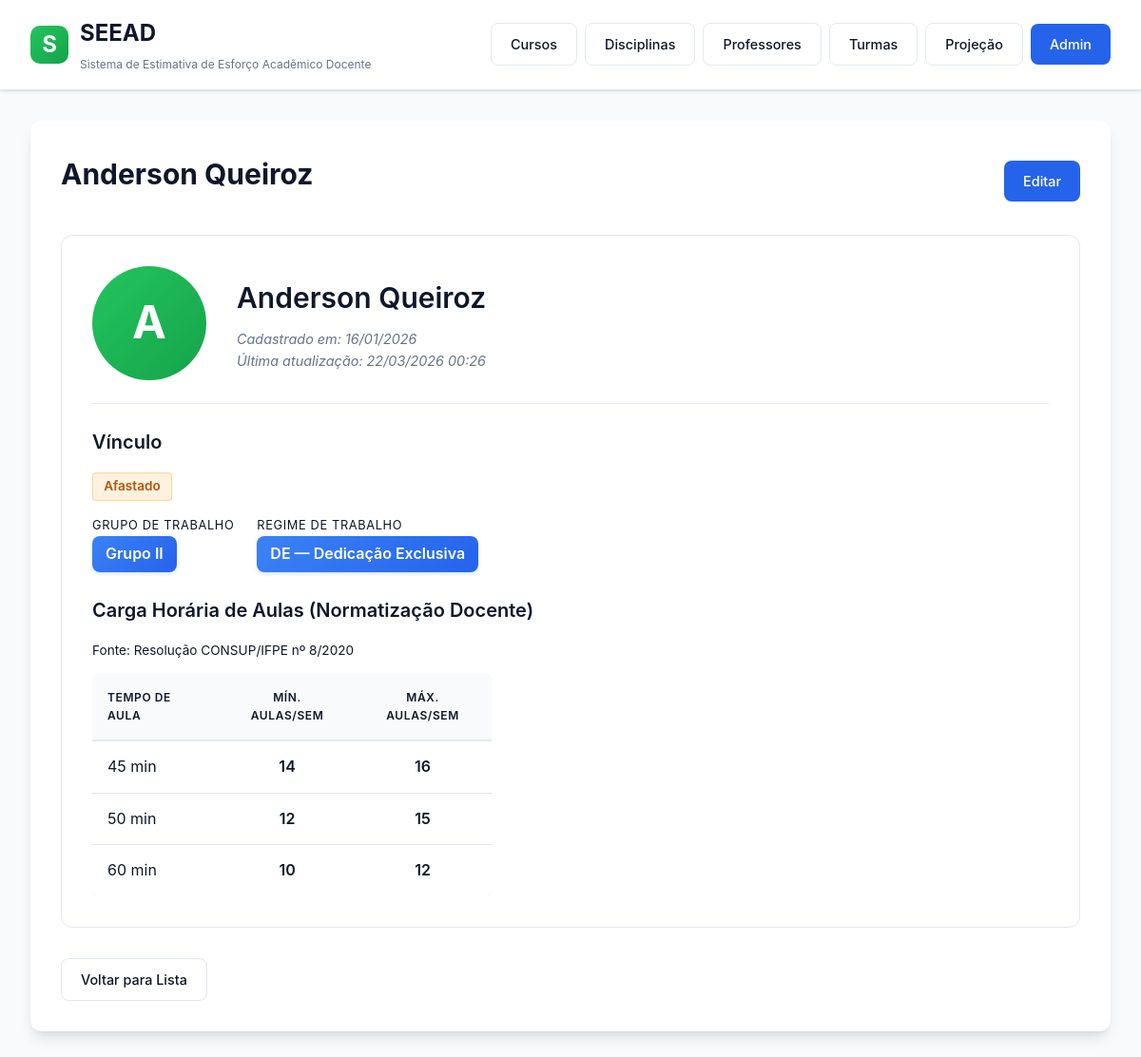
/professors/professor/6/, run on the app's committed database.
### professors/models.py (models this page shows, shortened)
class Professor(models.Model):
    GROUP_CHOICES = [
        ("I",   "Grupo I"),
        ("II",  "Grupo II"),
        ("III", "Grupo III"),
        ("IV",  "Grupo IV"),
        ("V",   "Grupo V"),
        ("VI",  "Grupo VI"),
    ]
    CONTRACT_DE = "DE"
    CONTRACT_40H = "40h"
    CONTRACT_20H = "20h"
    CONTRACT_CHOICES = [
        (CONTRACT_DE,  "DE — Dedicação Exclusiva"),
        (CONTRACT_40H, "40h"),
        (CONTRACT_20H, "20h"),
    ]
    name = models.CharField(
        max_length=200,
        verbose_name="Nome",
        help_text="Nome completo do professor",
    )
    work_group = models.CharField(
        max_length=5,
        choices=GROUP_CHOICES,
        blank=True,
        verbose_name="Grupo de Trabalho",
        help_text="Grupo docente conforme normatização do IFPE",
    )
    contract_type = models.CharField(
        max_length=5,
        choices=CONTRACT_CHOICES,
        blank=True,
        verbose_name="Regime de Trabalho",
        help_text="Formato do vínculo contratual",
    )
    is_on_leave = models.BooleanField(
        default=False,
        verbose_name="Afastado",
        help_text="Professor afastado não entra no cômputo da soma total de esforço",
    )
    created_at = models.DateTimeField(auto_now_add=True)
    updated_at = models.DateTimeField(auto_now=True)
    class Meta:
        ordering = ["name"]
        verbose_name = "Professor"
        verbose_name_plural = "Professores"
    def get_workload_limits(self, class_duration=45, norm=None):
        if not self.work_group or not self.contract_type:
            return None, None
        if norm is None:
            norm = WorkloadNorm.objects.filter(is_active=True).first()
        if norm is None:
            return None, None
        lookup_type = (
            WorkloadNormEntry.CONTRACT_20H
            if self.contract_type == self.CONTRACT_20H
            else WorkloadNormEntry.CONTRACT_40H_DE
        )
        entry = norm.entries.filter(
            work_group=self.work_group,
            contract_type=lookup_type,
            class_duration=class_duration,
        ).first()
        if entry:
            return entry.min_classes, entry.max_classes
        return None, None

class WorkloadNorm(models.Model):
    name = models.CharField(
        max_length=200,
        verbose_name="Nome",
        help_text='Nome do documento (ex: "Resolução CONSUP/IFPE nº 8/2020")',
    )
    resolution_number = models.CharField(
        max_length=50,
        verbose_name="Número da Resolução",
        help_text='Número identificador (ex: "8/2020")',
    )
    effective_date = models.DateField(
        verbose_name="Data de Vigência",
    )
    is_active = models.BooleanField(
        default=False,
        verbose_name="Ativa",
        help_text="Somente uma normatização deve estar ativa por vez",
    )
    notes = models.TextField(blank=True, verbose_name="Observações")
    created_at = models.DateTimeField(auto_now_add=True)
    class Meta:
        ordering = ["-effective_date"]
        verbose_name = "Normatização Docente"
        verbose_name_plural = "Normatizações Docentes"

class WorkloadNormEntry(models.Model):
    CONTRACT_40H_DE = "40h_DE"
    CONTRACT_20H = "20h"
    CONTRACT_CHOICES = [
        (CONTRACT_40H_DE, "40h / DE"),
        (CONTRACT_20H, "20h"),
    ]
    CLASS_DURATION_45 = 45
    CLASS_DURATION_50 = 50
    CLASS_DURATION_60 = 60
    CLASS_DURATION_CHOICES = [
        (CLASS_DURATION_45, "45 min"),
        (CLASS_DURATION_50, "50 min"),
        (CLASS_DURATION_60, "60 min"),
    ]
    GROUP_CHOICES = [
        ("I",   "Grupo I"),
        ("II",  "Grupo II"),
        ("III", "Grupo III"),
        ("IV",  "Grupo IV"),
        ("V",   "Grupo V"),
        ("VI",  "Grupo VI"),
    ]
    norm = models.ForeignKey(
        WorkloadNorm,
        on_delete=models.CASCADE,
        related_name="entries",
        verbose_name="Normatização",
    )
    work_group = models.CharField(
        max_length=5,
        choices=GROUP_CHOICES,
        verbose_name="Grupo",
    )
    contract_type = models.CharField(
        max_length=10,
        choices=CONTRACT_CHOICES,
        verbose_name="Regime",
    )
    class_duration = models.IntegerField(
        choices=CLASS_DURATION_CHOICES,
        verbose_name="Tempo de Aula (min)",
    )
    min_classes = models.PositiveIntegerField(
        null=True,
        blank=True,
        verbose_name="Mín. Aulas/Semana",
        help_text="Nulo = N/A para esta combinação",
    )
    max_classes = models.PositiveIntegerField(
        null=True,
        blank=True,
        verbose_name="Máx. Aulas/Semana",
    )
    class Meta:
        ordering = ["work_group", "contract_type", "class_duration"]
        unique_together = ["norm", "work_group", "contract_type", "class_duration"]
        verbose_name = "Entrada de Normatização"
        verbose_name_plural = "Entradas de Normatização"

### professors/views.py (the view)
# urls.py: path("professor/<int:pk>/", ProfessorDetailView.as_view(), name="professor_detail"),
class ProfessorDetailView(DetailView):
    model = Professor
    template_name = "professors/professor_detail.html"
    context_object_name = "professor"
    def get_context_data(self, **kwargs):
        context = super().get_context_data(**kwargs)
        professor = self.object
        active_norm = WorkloadNorm.objects.filter(is_active=True).first()
        limits = {}
        if active_norm:
            for duration in (45, 50, 60):
                mn, mx = professor.get_workload_limits(class_duration=duration, norm=active_norm)
                if mn is not None:
                    limits[duration] = {"min": mn, "max": mx}
        context["workload_limits"] = limits
        context["active_norm"] = active_norm
        return context

### professors/templates/professors/professor_detail.html (shortened to what this page needs)
{% extends "courses/base.html" %}
{% block content %}
<div class="section-header">
    <h2>{{ professor.name }}</h2>
    <a href="/admin/professors/professor/{{ professor.pk }}/change/" class="btn btn-primary">Editar</a>
</div>
<div class="professor-detail-card">
    <div class="professor-detail-header">
        <div class="professor-avatar-large">
            <span class="avatar-initial-large">{{ professor.name.0|upper }}</span>
        </div>
        <div class="professor-basic-info">
            <h3>{{ professor.name }}</h3>
            <p class="professor-meta">
                <em>Cadastrado em: {{ professor.created_at|date:"d/m/Y" }}</em>
                {% if professor.updated_at != professor.created_at %}
                <br><em>Última atualização: {{ professor.updated_at|date:"d/m/Y H:i" }}</em>
                {% endif %}
            </p>
        </div>
    </div>
    <div class="professor-section" style="margin-top:1.5rem;">
        <h3>Vínculo</h3>
        {% if professor.is_on_leave %}
        <div style="margin-bottom:0.75rem;">
            <span style="display:inline-block;padding:0.2rem 0.7rem;border-radius:4px;background:#f59e0b22;color:#b45309;border:1px solid #f59e0b55;font-size:0.85rem;font-weight:600;">Afastado</span>
        </div>
        {% endif %}
        <div style="display:flex;gap:1.5rem;flex-wrap:wrap;margin-top:0.75rem;">
            <div>
                <span style="font-size:0.8rem;color:var(--text-muted);text-transform:uppercase;letter-spacing:0.05em;">Grupo de Trabalho</span><br>
                {% if professor.work_group %}
                <span class="semester-badge" style="font-size:1rem;">Grupo {{ professor.work_group }}</span>
                {% else %}
                <span style="color:var(--text-muted);">—</span>
                {% endif %}
            </div>
            <div>
                <span style="font-size:0.8rem;color:var(--text-muted);text-transform:uppercase;letter-spacing:0.05em;">Regime de Trabalho</span><br>
                {% if professor.contract_type %}
                <span class="semester-badge" style="font-size:1rem;">{{ professor.get_contract_type_display }}</span>
                {% else %}
                <span style="color:var(--text-muted);">—</span>
                {% endif %}
            </div>
        </div>
    </div>
    <div class="professor-section" style="margin-top:1.5rem;">
        <h3>Carga Horária de Aulas (Normatização Docente)</h3>
        {% if active_norm %}
        <p style="font-size:0.85rem;color:var(--text-muted);margin-bottom:0.75rem;">
            Fonte: {{ active_norm.name }}
        </p>
        {% endif %}
        {% if workload_limits %}
        <div class="table-container" style="margin:0;">
            <table class="data-table" style="margin:0;max-width:420px;">
                <thead>
                    <tr>
                        <th>Tempo de Aula</th>
                        <th style="text-align:center;">Mín. Aulas/Sem</th>
                        <th style="text-align:center;">Máx. Aulas/Sem</th>
                    </tr>
                </thead>
                <tbody>
                    {% for duration, lim in workload_limits.items %}
                    <tr>
                        <td>{{ duration }} min</td>
                        <td style="text-align:center;font-weight:600;">{{ lim.min }}</td>
                        <td style="text-align:center;font-weight:600;">{{ lim.max }}</td>
                    </tr>
                    {% endfor %}
                </tbody>
            </table>
        </div>
        {% elif professor.work_group and professor.contract_type %}
        <p style="color:var(--text-muted);">
            Combinação de Grupo {{ professor.work_group }} + {{ professor.get_contract_type_display }} não se aplica à normatização ativa (N/A).
        </p>
        {% else %}
        <p style="color:var(--text-muted);">
            Defina o grupo de trabalho e o regime de contrato para ver os limites.
        </p>
        {% endif %}
    </div>
</div>
<div style="margin-top:2rem;">
    <a href="{% url 'professors:professor_list' %}" class="btn btn-secondary">Voltar para Lista</a>
</div>
{% endblock %}

### courses/templates/courses/base.html (style rules this page uses)
:root { --primary-color: #2563eb; --primary-hover: #1d4ed8; --secondary-color: #64748b; --secondary-hover: #475569; --success-color: #16a34a; --danger-color: #dc2626; --warning-color: #ea580c; --info-color: #0891b2; --background: #f8fafc; --surface: #ffffff; --border-color: #e2e8f0; --text-primary: #0f172a; --text-secondary: #64748b; --shadow-sm: 0 1px 2px 0 rgb(0 0 0 / 0.05); --shadow: 0 1px 3px 0 rgb(0 0 0 / 0.1), 0 1px 2px -1px rgb(0 0 0 / 0.1); --shadow-lg: 0 10px 15px -3px rgb(0 0 0 / 0.1), 0 4px 6px -4px rgb(0 0 0 / 0.1); }
* { margin: 0; padding: 0; box-sizing: border-box; }
body { font-family: -apple-system, BlinkMacSystemFont, 'Segoe UI', Roboto, 'Helvetica Neue', Arial, sans-serif; line-height: 1.6; color: var(--text-primary); background: var(--background); min-height: 100vh; padding: 0; }
h2, h3 { color: var(--text-primary); margin-bottom: 1rem; }
h2 { font-size: 1.875rem; font-weight: 700; }
h3 { font-size: 1.25rem; font-weight: 600; }
.btn { display: inline-block; padding: 0.625rem 1.25rem; text-decoration: none; border-radius: 8px; font-weight: 500; font-size: 0.9rem; transition: all 0.2s ease; border: none; cursor: pointer; white-space: nowrap; }
.btn-primary { background-color: var(--primary-color); color: white; }
.btn-secondary { background-color: var(--surface); color: var(--text-primary); border: 1px solid var(--border-color); }
.section-header { display: flex; justify-content: space-between; align-items: center; margin-bottom: 1.5rem; flex-wrap: wrap; gap: 1rem; }
.table-container { overflow-x: auto; }
table { width: 100%; border-collapse: collapse; margin-top: 1.5rem; background: white; border-radius: 8px; overflow: hidden; box-shadow: var(--shadow-sm); }
th, td { padding: 1rem; text-align: left; border-bottom: 1px solid var(--border-color); }
th { background-color: var(--background); font-weight: 600; color: var(--text-primary); text-transform: uppercase; font-size: 0.75rem; letter-spacing: 0.05em; }
tbody tr { transition: background-color 0.2s ease; }
tbody tr:last-child td { border-bottom: none; }
a { color: var(--primary-color); text-decoration: none; transition: color 0.2s ease; }
.professor-detail-card { background-color: var(--surface); padding: 2rem; border-radius: 12px; border: 1px solid var(--border-color); }
.professor-detail-header { display: flex; align-items: center; gap: 2rem; padding-bottom: 1.5rem; border-bottom: 1px solid var(--border-color); margin-bottom: 1.5rem; }
.professor-avatar-large { flex-shrink: 0; width: 120px; height: 120px; border-radius: 50%; background: linear-gradient(135deg, #22c55e 0%, #16a34a 100%); display: flex; align-items: center; justify-content: center; }
.avatar-initial-large { color: white; font-size: 3rem; font-weight: 700; }
.professor-basic-info h3 { margin: 0 0 0.5rem 0; font-size: 1.875rem; }
.professor-meta { color: var(--text-secondary); font-size: 0.9rem; margin: 0; }
.professor-section { margin-top: 1.5rem; }
.professor-section h3 { font-size: 1.25rem; margin-bottom: 1rem; color: var(--text-primary); }
table { width: 100%; border-collapse: collapse; margin-bottom: 1.5rem; }
thead { background: linear-gradient(135deg, #f8fafc 0%, #f1f5f9 100%); }
th { padding: 1rem; text-align: left; font-weight: 600; color: var(--text-primary); border-bottom: 2px solid var(--border-color); }
td { padding: 0.875rem 1rem; border-bottom: 1px solid var(--border-color); }
.semester-badge { display: inline-block; padding: 0.375rem 0.875rem; background: linear-gradient(135deg, #3b82f6 0%, #2563eb 100%); color: white; border-radius: 8px; font-size: 0.875rem; font-weight: 600; margin-right: 0.5rem; box-shadow: 0 2px 4px rgba(59, 130, 246, 0.2); }

### data on the page
Professor: name "Anderson Queiroz", name.0 "A", created_at "16/01/2026", updated_at "22/03/2026 00:26", work_group "II", contract_type "DE — Dedicação Exclusiva"
WorkloadNorm: name "Resolução CONSUP/IFPE nº 8/2020"
WorkloadNormEntry: class_duration "45", min "14", max "16"
WorkloadNormEntry: class_duration "50", min "12", max "15"
WorkloadNormEntry: class_duration "60", min "10", max "12"
